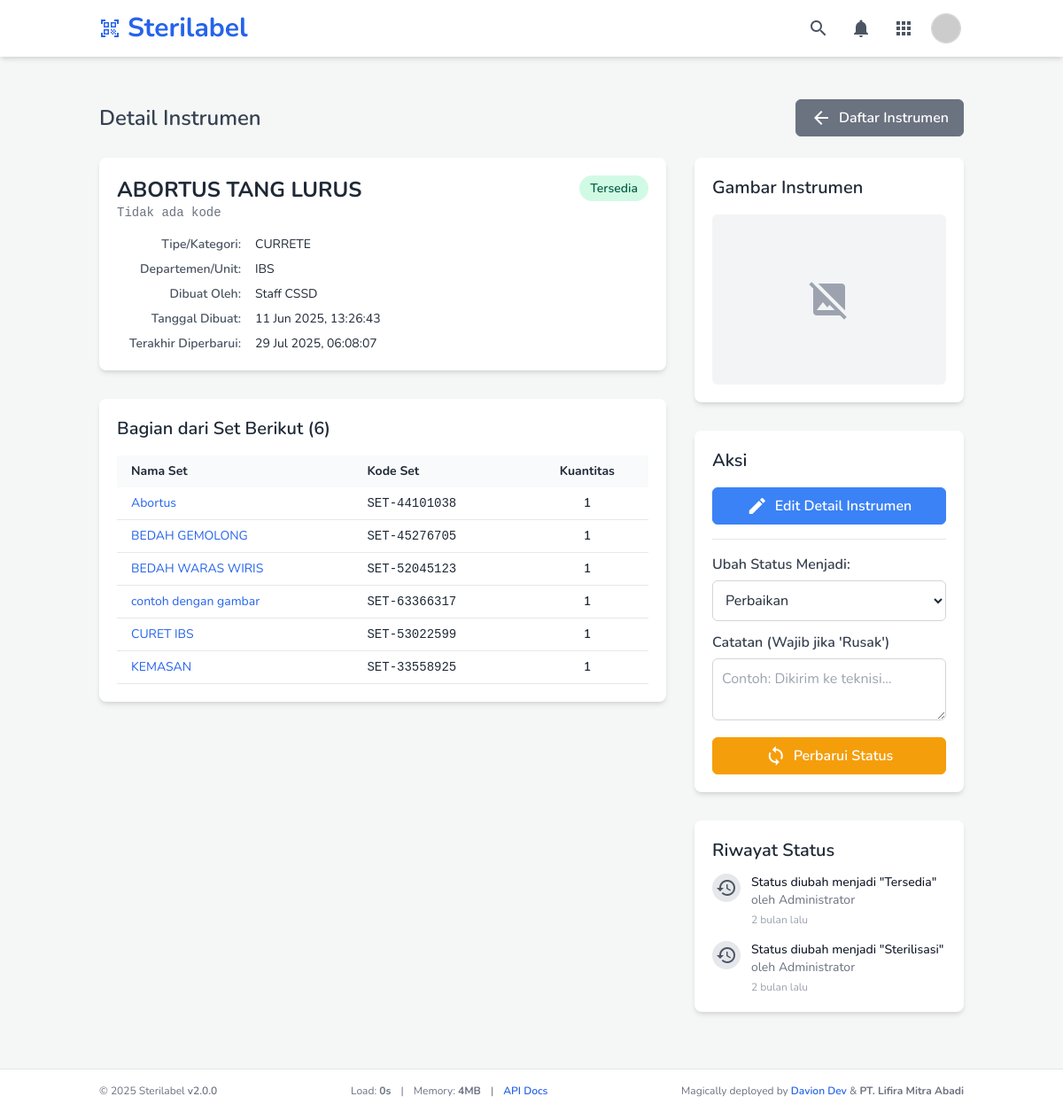
The page /instrument_detail.php?instrument_id=71 (signed in) on the database its author committed.
### tables this page shows
CREATE TABLE `instruments` (
  `instrument_id` int(11) NOT NULL,
  `instrument_name` varchar(255) NOT NULL,
  `instrument_code` varchar(100) DEFAULT NULL,
  `instrument_type_id` int(11) DEFAULT NULL,
  `department_id` int(11) NOT NULL,
  `notes` text DEFAULT NULL,
  `image_filename` varchar(255) DEFAULT NULL,
  `status` varchar(50) NOT NULL DEFAULT 'tersedia',
  `expiry_in_days` int(5) DEFAULT NULL COMMENT 'Masa kedaluwarsa standar untuk instrumen ini dalam hari. NULL berarti menggunakan pengaturan global.',
  `created_by_user_id` int(11) DEFAULT NULL,
  `created_at` timestamp NULL DEFAULT current_timestamp(),
  `updated_at` timestamp NULL DEFAULT current_timestamp() ON UPDATE current_timestamp()
);

CREATE TABLE `instrument_types` (
  `type_id` int(11) NOT NULL,
  `type_name` varchar(100) NOT NULL,
  `is_active` tinyint(1) NOT NULL DEFAULT 1,
  `created_at` timestamp NOT NULL DEFAULT current_timestamp()
);

CREATE TABLE `departments` (
  `department_id` int(11) NOT NULL,
  `department_name` varchar(100) NOT NULL,
  `is_active` tinyint(1) NOT NULL DEFAULT 1,
  `created_at` timestamp NOT NULL DEFAULT current_timestamp()
);

CREATE TABLE `users` (
  `user_id` int(11) NOT NULL,
  `username` varchar(50) NOT NULL,
  `email` varchar(100) DEFAULT NULL,
  `password_hash` varchar(255) NOT NULL,
  `full_name` varchar(100) DEFAULT NULL,
  `role` enum('admin','staff','supervisor') NOT NULL DEFAULT 'staff',
  `created_at` timestamp NULL DEFAULT current_timestamp()
);

CREATE TABLE `instrument_set_items` (
  `set_item_id` int(11) NOT NULL,
  `set_id` int(11) NOT NULL,
  `instrument_id` int(11) NOT NULL,
  `quantity` int(11) NOT NULL DEFAULT 1
);

CREATE TABLE `instrument_sets` (
  `set_id` int(11) NOT NULL,
  `set_name` varchar(255) NOT NULL,
  `set_code` varchar(100) DEFAULT NULL,
  `special_instructions` text DEFAULT NULL,
  `expiry_in_days` int(5) DEFAULT NULL COMMENT 'Masa kedaluwarsa standar untuk set ini dalam hari. NULL berarti menggunakan aturan terpendek dari item di dalamnya atau pengaturan global.',
  `created_by_user_id` int(11) DEFAULT NULL,
  `created_at` timestamp NULL DEFAULT current_timestamp(),
  `updated_at` timestamp NULL DEFAULT current_timestamp() ON UPDATE current_timestamp()
);

CREATE TABLE `instrument_history` (
  `history_id` int(11) NOT NULL,
  `instrument_id` int(11) NOT NULL,
  `changed_to_status` varchar(50) NOT NULL,
  `user_id` int(11) DEFAULT NULL,
  `change_timestamp` timestamp NOT NULL DEFAULT current_timestamp(),
  `notes` text DEFAULT NULL
);

### config.php (called while the page is built, shortened)
<?php
if (!function_exists('getUniversalStatusBadge')) {
    function getUniversalStatusBadge(string $status): array
    {
        $statusLower = strtolower(str_replace(' ', '_', $status));
        $defaultClass = 'bg-gray-100 text-gray-700';
        $defaultText = ucfirst(str_replace('_', ' ', $status));
        $statusMap = [
            'active' => ['text' => 'Aktif', 'class' => 'bg-green-100 text-green-800'],
            'used' => ['text' => 'Telah Digunakan', 'class' => 'bg-blue-100 text-blue-800'],
            'expired' => ['text' => 'Kedaluwarsa', 'class' => 'bg-red-100 text-red-800'],
            'pending_validation' => ['text' => 'Pending Validasi', 'class' => 'bg-yellow-100 text-yellow-800'],
            'recalled' => ['text' => 'Ditarik Kembali', 'class' => 'bg-purple-100 text-purple-700'],
            'voided' => ['text' => 'Dibatalkan', 'class' => 'bg-gray-400 text-white'],
            'persiapan' => ['text' => 'Persiapan', 'class' => 'bg-gray-200 text-gray-800'],
            'menunggu_validasi' => ['text' => 'Menunggu Validasi', 'class' => 'bg-yellow-100 text-yellow-800'],
            'completed' => ['text' => 'Selesai (Lulus)', 'class' => 'bg-green-100 text-green-800'],
            'selesai' => ['text' => 'Selesai (Lulus)', 'class' => 'bg-green-100 text-green-800'],
            'failed' => ['text' => 'Gagal', 'class' => 'bg-red-100 text-red-800'],
            'gagal' => ['text' => 'Gagal', 'class' => 'bg-red-100 text-red-800'],
            'tersedia' => ['text' => 'Tersedia', 'class' => 'bg-green-100 text-green-800'],
            'sterilisasi' => ['text' => 'Sterilisasi', 'class' => 'bg-blue-100 text-blue-800'],
            'perbaikan' => ['text' => 'Perbaikan', 'class' => 'bg-yellow-100 text-yellow-800'],
            'rusak' => ['text' => 'Rusak', 'class' => 'bg-red-100 text-red-800'],
        ];
        return $statusMap[$statusLower] ?? ['text' => $defaultText, 'class' => $defaultClass];
    }
}
if (!function_exists('timeAgo')) {
    function timeAgo(string $datetime): string {
        try {
            $now = new DateTime('now', new DateTimeZone('Asia/Jakarta'));
            $ago = new DateTime($datetime, new DateTimeZone('Asia/Jakarta'));
            $diff = $now->diff($ago);
            $diff->w = floor($diff->d / 7);
            $diff->d -= $diff->w * 7;
            $string = ['y' => 'tahun', 'm' => 'bulan', 'w' => 'minggu', 'd' => 'hari', 'h' => 'jam', 'i' => 'menit', 's' => 'detik'];
            foreach ($string as $k => &$v) {
                if ($diff->$k) $v = $diff->$k . ' ' . $v; else unset($string[$k]);
            }
            return implode(', ', array_slice($string, 0, 1)) . ' lalu';
        } catch (Exception $e) {
            error_log("Error in timeAgo function (config.php): " . $e->getMessage() . " for datetime: " . $datetime);
            return 'tanggal tidak valid';
        }
    }
}

### instrument_detail.php (the view, shortened to what this page needs)
<?php
require_once 'header.php';
$instrumentId = null;
$instrumentData = null;
$setsContainingInstrument = [];
$instrumentHistory = [];
if (isset($_GET['instrument_id']) && is_numeric($_GET['instrument_id'])) {
    $instrumentId = (int)$_GET['instrument_id'];
} else {
    $_SESSION['flash_message'] = ['type' => 'error', 'text' => 'ID Instrumen tidak valid atau tidak disediakan.'];
    header("Location: manage_instruments.php");
    exit;
}
$conn = connectToDatabase();
if ($conn) {
    $sql = "SELECT i.*, u.username as creator_username, u.full_name as creator_full_name, it.type_name, d.department_name
            FROM instruments i
            LEFT JOIN users u ON i.created_by_user_id = u.user_id
            LEFT JOIN instrument_types it ON i.instrument_type_id = it.type_id
            LEFT JOIN departments d ON i.department_id = d.department_id
            WHERE i.instrument_id = ?";
    if ($stmt = $conn->prepare($sql)) {
        $stmt->bind_param("i", $instrumentId);
        $stmt->execute();
        $result = $stmt->get_result();
        if ($result && $result->num_rows === 1) {
            $instrumentData = $result->fetch_assoc();
        } else {
            $pageErrorMessage = "Instrumen tidak ditemukan (ID: " . htmlspecialchars((string)$instrumentId) . ").";
        }
    } else {
        $pageErrorMessage = "Gagal mempersiapkan statement: " . $conn->error;
    }
    if ($instrumentData) {
        $sqlSets = "SELECT s.set_id, s.set_name, s.set_code, isi.quantity
                    FROM instrument_set_items isi
                    JOIN instrument_sets s ON isi.set_id = s.set_id
                    WHERE isi.instrument_id = ? ORDER BY s.set_name ASC";
        if ($stmtSets = $conn->prepare($sqlSets)) {
            $stmtSets->bind_param("i", $instrumentId);
            $stmtSets->execute();
            $resultSets = $stmtSets->get_result();
            while ($rowSet = $resultSets->fetch_assoc()) {
                $setsContainingInstrument[] = $rowSet;
            }
        }
        $sqlHistory = "SELECT h.*, u.full_name as changer_name, u.username as changer_username
                       FROM instrument_history h
                       LEFT JOIN users u ON h.user_id = u.user_id
                       WHERE h.instrument_id = ? ORDER BY h.change_timestamp DESC";
        if ($stmtHistory = $conn->prepare($sqlHistory)) {
            $stmtHistory->bind_param("i", $instrumentId);
            $stmtHistory->execute();
            $resultHistory = $stmtHistory->get_result();
            while ($rowHistory = $resultHistory->fetch_assoc()) {
                $instrumentHistory[] = $rowHistory;
            }
        }
    }
} else {
    $pageErrorMessage = "Koneksi database gagal.";
}
?>
<main class="container mx-auto px-6 py-8">
    <div class="flex flex-wrap justify-between items-center mb-6 gap-4">
        <h2 class="text-2xl font-semibold text-gray-700">
            Detail Instrumen
        </h2>
        <a href="manage_instruments.php" class="btn btn-secondary"><span class="material-icons mr-2">arrow_back</span>Daftar Instrumen</a>
    </div>
    <?php if ($instrumentData): ?>
    <div class="grid grid-cols-1 lg:grid-cols-3 gap-8">
        <div class="lg:col-span-2 space-y-8">
            <div class="card">
                <div class="flex items-start justify-between mb-4">
                    <div>
                        <h3 class="text-2xl font-bold text-gray-800"><?php echo htmlspecialchars($instrumentData['instrument_name']); ?></h3>
                        <p class="font-mono text-sm text-gray-500"><?php echo htmlspecialchars($instrumentData['instrument_code'] ?? 'Tidak ada kode'); ?></p>
                    </div>
                    <?php $statusInfo = getUniversalStatusBadge($instrumentData['status']); ?>
                    <span class="status-badge-lg <?php echo $statusInfo['class']; ?> whitespace-nowrap"><?php echo $statusInfo['text']; ?></span>
                </div>
                 <dl class="detail-grid text-sm">
                    <dt>Tipe/Kategori:</dt><dd><?php echo htmlspecialchars($instrumentData['type_name'] ?? '-'); ?></dd>
                    <dt>Departemen/Unit:</dt><dd><?php echo htmlspecialchars($instrumentData['department_name'] ?? '-'); ?></dd>
                    <dt>Dibuat Oleh:</dt><dd><?php echo htmlspecialchars($instrumentData['creator_full_name'] ?? ($instrumentData['creator_username'] ?? 'N/A')); ?></dd>
                    <dt>Tanggal Dibuat:</dt><dd><?php echo (new DateTime($instrumentData['created_at']))->format('d M Y, H:i:s'); ?></dd>
                    <dt>Terakhir Diperbarui:</dt><dd><?php echo (new DateTime($instrumentData['updated_at']))->format('d M Y, H:i:s'); ?></dd>
                </dl>
            </div>
            <div class="card">
                <h3 class="text-xl font-semibold text-gray-800 mb-4">Bagian dari Set Berikut (<?php echo count($setsContainingInstrument); ?>)</h3>
                <?php if (!empty($setsContainingInstrument)): ?>
                    <div class="overflow-x-auto">
                        <table class="w-full text-sm">
                            <thead class="bg-gray-50"><tr><th class="px-4 py-2 text-left">Nama Set</th><th class="px-4 py-2 text-left">Kode Set</th><th class="px-4 py-2 text-center">Kuantitas</th></tr></thead>
                            <tbody>
                                <?php foreach ($setsContainingInstrument as $set): ?>
                                    <tr class="border-b"><td class="px-4 py-2"><a href="set_detail.php?set_id=<?php echo $set['set_id']; ?>" class="text-blue-600 hover:underline"><?php echo htmlspecialchars($set['set_name']); ?></a></td><td class="px-4 py-2 font-mono"><?php echo htmlspecialchars($set['set_code'] ?? '-'); ?></td><td class="px-4 py-2 text-center font-semibold"><?php echo htmlspecialchars((string)$set['quantity']); ?></td></tr>
                                <?php endforeach; ?>
                            </tbody>
                        </table>
                    </div>
                <?php else: ?><p class="text-gray-600">Instrumen ini tidak tergabung dalam set manapun.</p><?php endif; ?>
            </div>
        </div>
        <div class="lg:col-span-1 space-y-8">
            <div class="card">
                <h3 class="text-xl font-semibold text-gray-800 mb-4">Gambar Instrumen</h3>
                <div class="w-full h-48 bg-gray-100 rounded-md flex items-center justify-center">
                    <?php if (!empty($instrumentData['image_filename']) && file_exists('uploads/instruments/' . $instrumentData['image_filename'])): ?>
                        <img src="uploads/instruments/<?php echo htmlspecialchars($instrumentData['image_filename']); ?>?t=<?php echo time(); ?>" alt="Gambar Instrumen" class="max-h-full max-w-full object-contain">
                    <?php else: ?>
                        <span class="material-icons text-gray-400" style="font-size: 48px;">image_not_supported</span>
                    <?php endif; ?>
                </div>
            </div>
            <div class="card">
                <h3 class="text-xl font-semibold text-gray-800 mb-4">Aksi</h3>
                <div class="space-y-4">
                    <a href="instrument_edit.php?instrument_id=<?php echo $instrumentId; ?>" class="btn btn-primary w-full"><span class="material-icons mr-2">edit</span>Edit Detail Instrumen</a>
                    <div class="border-t pt-4">
                        <form action="php_scripts/instrument_update_status.php" method="POST">
                            <div class="mb-3">
                                <label for="new_status" class="form-label font-medium">Ubah Status Menjadi:</label>
                                <select name="new_status" id="new_status" class="form-select">
                                    <option value="perbaikan" <?php echo $instrumentData['status'] === 'perbaikan' ? 'disabled' : ''; ?>>Perbaikan</option>
                                </select>
                            </div>
                            <div class="mb-3">
                                <label for="status_notes" class="form-label">Catatan (Wajib jika 'Rusak')</label>
                                <textarea name="notes" id="status_notes" rows="2" class="form-input" placeholder="Contoh: Dikirim ke teknisi..."></textarea>
                            </div>
                            <button type="submit" class="btn btn-warning w-full"><span class="material-icons mr-2">sync</span>Perbarui Status</button>
                        </form>
                    </div>
                </div>
            </div>
            <div class="card">
                <h3 class="text-xl font-semibold text-gray-800 mb-3">Riwayat Status</h3>
                <?php if (!empty($instrumentHistory)): ?>
                    <ul class="space-y-4">
                        <?php foreach ($instrumentHistory as $history): ?>
                            <li class="flex space-x-3">
                                <div class="flex-shrink-0">
                                    <span class="h-8 w-8 rounded-full flex items-center justify-center bg-gray-200 text-gray-600"><span class="material-icons text-lg">history</span></span>
                                </div>
                                <div>
                                    <p class="text-sm font-medium text-gray-900">Status diubah menjadi "<?php echo htmlspecialchars(getUniversalStatusBadge($history['changed_to_status'])['text']); ?>"</p>
                                    <p class="text-sm text-gray-500">oleh <?php echo htmlspecialchars($history['changer_name'] ?? ($history['changer_username'] ?? 'Sistem')); ?></p>
                                    <p class="text-xs text-gray-400 mt-1" title="<?php echo (new DateTime($history['change_timestamp']))->format('d M Y, H:i:s'); ?>"><?php echo timeAgo($history['change_timestamp']); ?></p>
                                </div>
                            </li>
                        <?php endforeach; ?>
                    </ul>
                <?php else: ?><p class="text-gray-600">Belum ada riwayat perubahan status.</p><?php endif; ?>
            </div>
        </div>
    </div>
    <?php endif; ?>
</main>
<?php
require_once 'footer.php';
?>

### rows shown on the page
instruments: instrument_name "ABORTUS TANG LURUS", instrument_code "Tidak ada kode", status "Tersedia", instrument_type.type_name "CURRETE", department.department_name "IBS", created_by_user.full_name "Staff CSSD", created_at "11 Jun 2025, 13:26:43", updated_at "29 Jul 2025, 06:08:07"
instrument_set_items: set.set_name "Abortus", set.set_code "SET-44101038", quantity "1"
instrument_set_items: set.set_name "BEDAH GEMOLONG", set.set_code "SET-45276705", quantity "1"
instrument_set_items: set.set_name "BEDAH WARAS WIRIS", set.set_code "SET-52045123", quantity "1"
instrument_set_items: set.set_name "contoh dengan gambar", set.set_code "SET-63366317", quantity "1"
instrument_set_items: set.set_name "CURET IBS", set.set_code "SET-53022599", quantity "1"
instrument_set_items: set.set_name "KEMASAN", set.set_code "SET-33558925", quantity "1"
instrument_history: changed_to_status "Tersedia", user.full_name "Administrator", change_timestamp "2 bulan lalu"
instrument_history: changed_to_status "Sterilisasi", user.full_name "Administrator", change_timestamp "2 bulan lalu"

### other values the page prints
$appInstanceName "Sterilabel"
count($setsContainingInstrument) "6"
$appInstanceNameForFooter "Sterilabel"
APP_VERSION "2.0.0"
$memory_usage "4"
